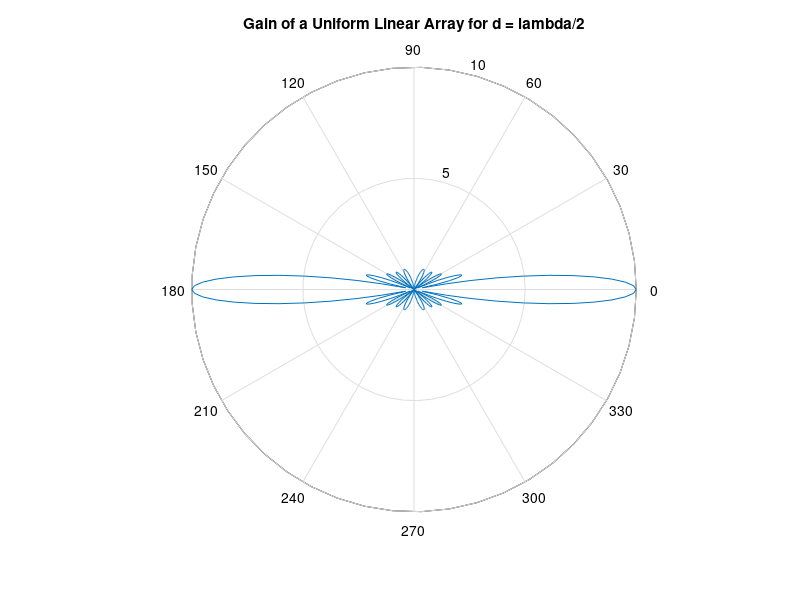
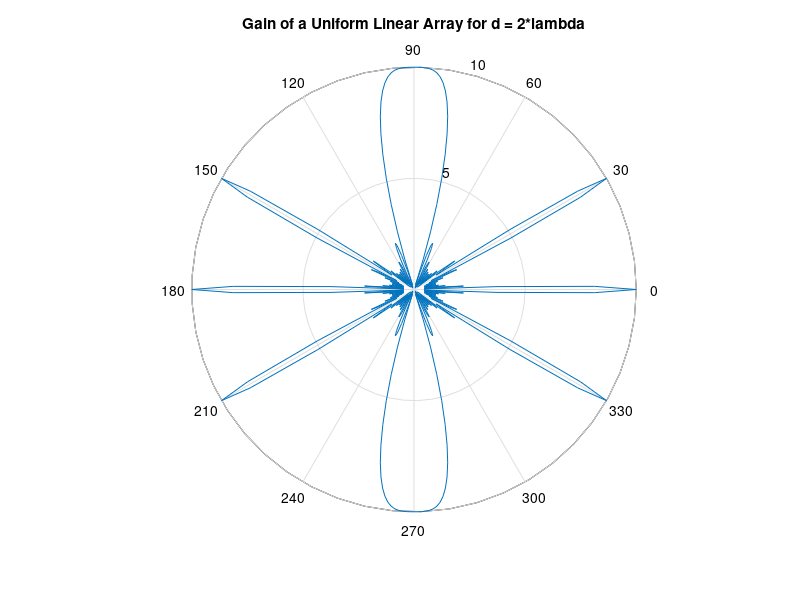

MATLAB code to generate these figures, in order:
clc;
clear all;
close all;

%% Defining the Parameters
ft = 2000; % Target frequency = 2 kHz
c = 340;   % Speed of sound = 340m/s
lambda = c/ft;  % Wavelength
no_of_elements = 10;
theta = -pi:pi/180:pi;

%% Inter-element distance is half of the wavelength (lambda/2)

Inter_dist_a = lambda/2;
r1 = zeros(1,length(theta));

for m = 1:no_of_elements
  dx(m,:) = (m-1)*Inter_dist_a*sin(theta);
  r1 = r1+exp(1i*2*pi*(dx(m,:)/lambda));
end

% Plot the directional gain of the ULAs
figure(3);
polar(theta,abs(r1))
title ('Gain of a Uniform Linear Array for d = lambda/2')

%% Inter-element distance is Twice of the wavelength (2*lambda)

Inter_dist_b = 2*lambda;
r2 = zeros(1,length(theta));

for m = 1:no_of_elements
  dx_new(m,:) = (m-1)*Inter_dist_b*sin(theta);
  r2 = r2+exp(-1i*2*pi*(dx_new(m,:)/lambda));
end

% Plot the directional gain of the ULAs
figure(4)
polar(theta,abs(r2))
title ('Gain of a Uniform Linear Array for d = 2*lambda')